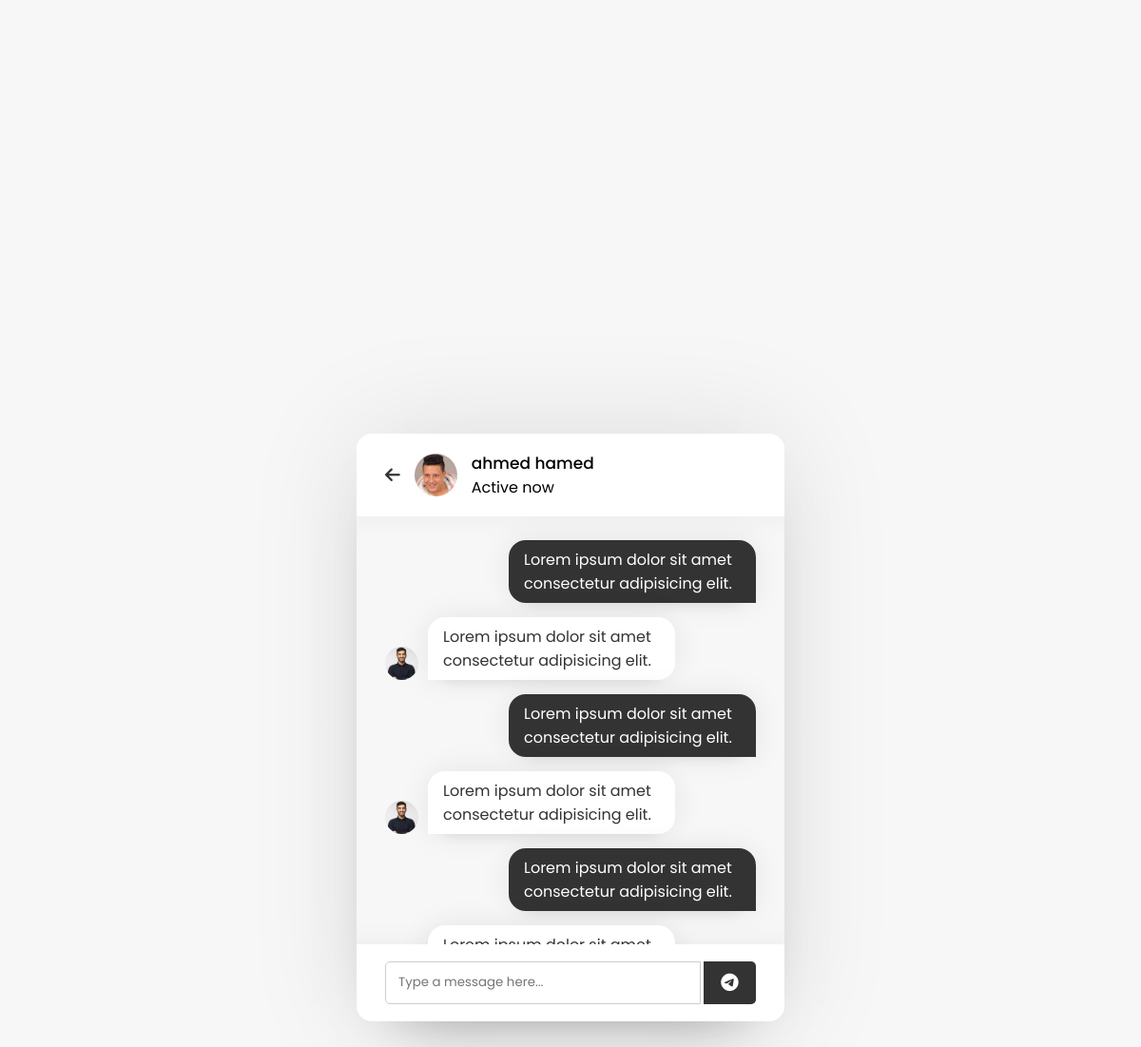
/chat.php?user_id=68906332 (signed in), run on the app's committed database.
### tables this page shows
CREATE TABLE `users` (
  `user_id` int(11) NOT NULL,
  `unique_id` int(200) NOT NULL,
  `fname` varchar(255) NOT NULL,
  `lname` varchar(255) NOT NULL,
  `email` varchar(255) NOT NULL,
  `password` varchar(255) NOT NULL,
  `img` varchar(400) NOT NULL,
  `status` varchar(255) NOT NULL
);

### chat.php (the view, shortened to what this page needs)
<?php include_once "php/header.php"; ?>
<body>
    <div class="wrapper">
        <section class="chat-area">
            <header>
            <?php
                    include_once "php/config.php";
                    $user_id = mysqli_real_escape_string($conn, $_GET['user_id']);
                    $sql = mysqli_query($conn, "SELECT * FROM users where unique_id = {$user_id}");
                    if(mysqli_num_rows($sql) > 0){
                        $row = mysqli_fetch_assoc($sql);
                    }
            ?>
                <a href="user.php" class="back-icon"><i class="fas fa-arrow-left"></i></a>
                <img src="image/<?php echo $row['img'] ?>" alt="">
                    <div class="datails">
                        <span><?php echo $row['fname'] . " " . $row['lname'] ?></span>
                        <p><?php echo $row['status'] ?></p>
                </div>
            </header>
            <div class="chat-box">
                <div class="chat outgoing">
                    <div class="details">
                        <p>Lorem ipsum dolor sit amet consectetur adipisicing elit.</p>
                    </div>
                </div>
                <div class="chat incoming">
                    <img src="person.jpg" alt="">
                    <div class="details">
                        <p>Lorem ipsum dolor sit amet consectetur adipisicing elit.</p>
                    </div>
                </div>
                <div class="chat outgoing">
                    <div class="details">
                        <p>Lorem ipsum dolor sit amet consectetur adipisicing elit.</p>
                    </div>
                </div>
                <div class="chat incoming">
                    <img src="person.jpg" alt="">
                    <div class="details">
                        <p>Lorem ipsum dolor sit amet consectetur adipisicing elit.</p>
                    </div>
                </div>
                <div class="chat outgoing">
                    <div class="details">
                        <p>Lorem ipsum dolor sit amet consectetur adipisicing elit.</p>
                    </div>
                </div>
                <div class="chat incoming">
                    <div class="details">
                        <p>Lorem ipsum dolor sit amet consectetur adipisicing elit.</p>
                    </div>
                </div>
            </div>
            <form action="#" class="typing-area" outocomplete="off">
                <input name="message" type="text" class="input-field" placeholder="Type a message here...">
                <button><i class="fab fa-telegram-plane"></i></button>
            </form>
        </section>
    </div>
</body>
</html>

### style.css (style rules this page uses)
* { margin: 0; padding: 0; box-sizing: border-box; text-decoration: none; font-family: 'Poppins', sans-serif; }
body { display: flex; align-items: center; justify-content: center; min-height: 100vh; background: #f7f7f7; }
.wrapper { background: #fff; width: 450px; border-radius: 16px; box-shadow: 0 0 120px 0 rgba(0, 0, 0, 0.1), 0 32px 64px -48px rgba(0, 0, 0, 0.5); }
.wrapper img { object-fit: cover; border-radius: 50%; }
.chat-area header { display: flex; align-items: center; padding: 18px 30px; }
.chat-area header .back-icon { font-size: 18px; color: #333; }
.chat-area header img { height: 45px; width: 45px; margin: 0 15px; }
.chat-area header span { font-size: 17px; font-weight: 500; }
.chat-box, .chat-box2 { height: 450px; background: #f7f7f7; overflow-y: auto; padding: 10px 30px 20px 30px; box-shadow: inset 0 32px 32px -32px rgba(0 0 0 / 5%), inset 0 -32px 32px -32px rgba(0 0 0 / 5%); }
.chat-box .chat, .chat-box2 .chat { margin: 15px 0; }
.chat-box .chat p, .chat-box2 .chat p { padding: 8px 16px; word-wrap: break-word; box-shadow: 0 0 32px rgba(0 0 0 / 8%), 0 16px 16px -16px rgba(0 0 0 / 10%); }
.chat-box .outgoing, .chat-box2 .outgoing { display: flex; }
.outgoing .details { margin-left: auto; max-width: calc(100% - 130px); }
.outgoing .details p { background: #333; color: #fff; border-radius: 18px 18px 0 18px; }
.chat-box .incoming, .chat-box2 .incoming { display: flex; align-items: flex-end; }
.chat-box .incoming img, .chat-box2 .incoming img { height: 35px; width: 35px; }
.incoming .details { margin-left: 10px; margin-right: auto; max-width: calc(100% - 130px); }
.incoming .details p { color: #333; background: #fff; border-radius: 18px 18px 18px 0px; }
.chat-area .typing-area { padding: 18px 30px; display: flex; justify-content: space-between; }
.typing-area input { height: 45px; width: calc(100% - 58px); font: 17px; border: 1px solid #ccc; padding: 0 13px; border-radius: 5px 0 0 5px; outline: none; }
.typing-area button { width: 55px; border: none; outline: none; background: #333; color: #fff; font-size: 19px; cursor: pointer; border-radius: 0 5px 5px 0; }

### data on the page
users: img (picture), fname "ahmed", lname "hamed", status "Active now"
